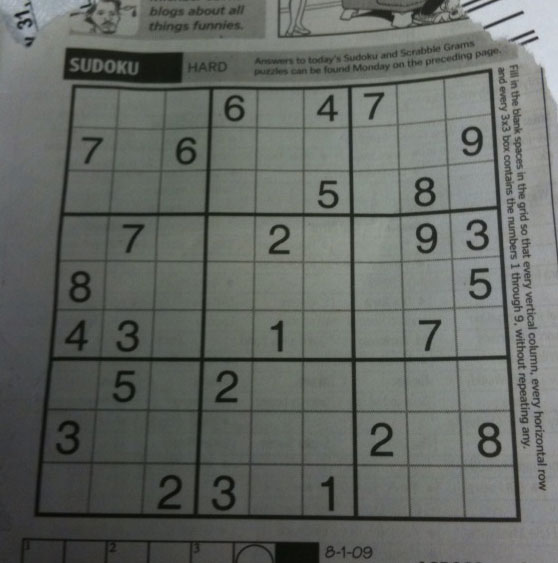
#> input picture img/sudoku.png, 558 x 563 px, found by its file name
$ python 'course10图像梯度.py'
#> lines starting #> are read from the running program, lines starting #| are printed output that depends on the picture
import numpy as np
import cv2 as cv

src = cv.imread('img\\sudoku.png')
#> src is the input picture: shape (563, 558, 3); mean B, G, R 99.5, 104.1, 100

def sobel_demo(image):
    #x,y梯度
    grad_x = cv.Sobel(image,cv.CV_32F,1,0)
    grad_y = cv.Sobel(image,cv.CV_32F,0,1)
    #取绝对值
    gradx = cv.convertScaleAbs(grad_x)
    grady = cv.convertScaleAbs(grad_y)

    cv.imshow("grad_x",gradx)
    cv.imshow("grad_y",grady)

    gradxy = cv.addWeighted(gradx,0.5,grady,0.5,0)
    cv.imshow("result",gradxy)
def lpls_demo(image):
    dst = cv.Laplacian(image,cv.CV_32F,ksize=3)
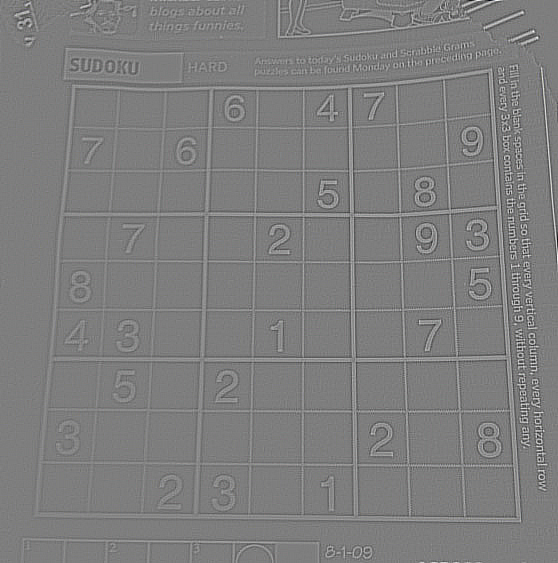
#> dst: shape (563, 558, 3) float32; mean B, G, R 0, 0, 0; drawn with min black and max white
    lpls = cv.convertScaleAbs(dst)
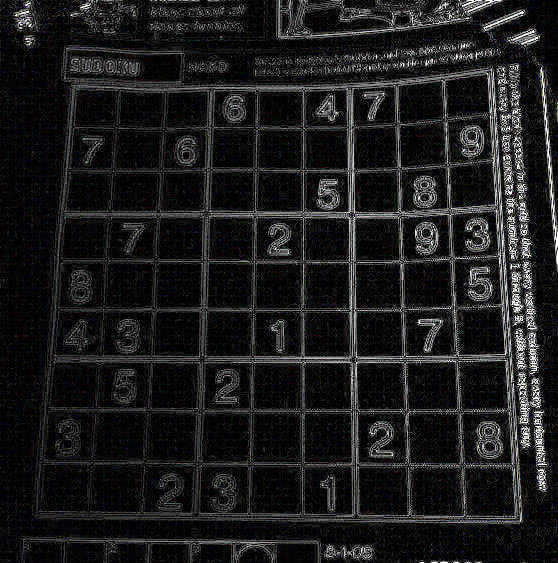
#> lpls: shape (563, 558, 3); mean B, G, R 28.7, 28.3, 28.4
    #k = np.array([[1,1,1],[1,-8,1],[1,1,1]])
    #dst = cv.filter2D(image,cv.CV_32F,kernel=k)
    lpls = cv.convertScaleAbs(dst)
    cv.imshow('lpls',lpls)

cv.imshow("orign",src)
#sobel_demo(src)
lpls_demo(src)
cv.waitKey(0)
cv.destroyAllWindows()

$ run again, with img/aloeGT.png copied over img/sudoku.png
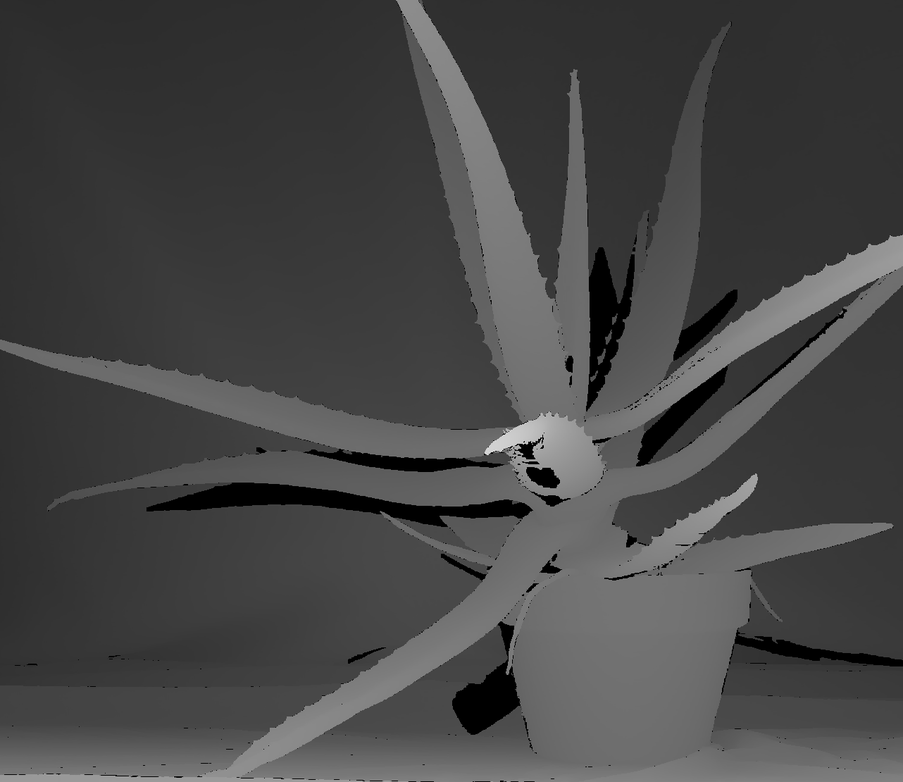
#> input picture img/aloeGT.png, 903 x 782 px, shrunk from 1282 x 1110 before the run, found by its file name
#> src is the input picture: shape (782, 903, 3); min 0, max 233, mean 69.8
#> in lpls_demo, `dst = cv.Laplacian(image,cv.CV_32F,ksize=3)`:
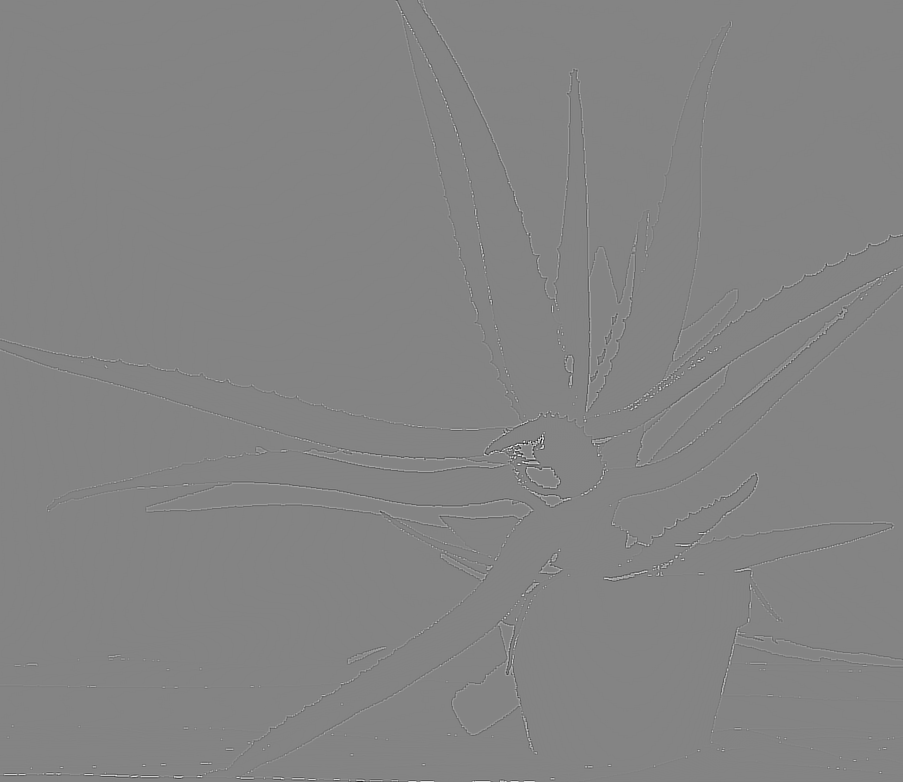
#> dst: shape (782, 903, 3) float32; min -1258, max 1172, mean 0; drawn with min black and max white
#> in lpls_demo, `lpls = cv.convertScaleAbs(dst)`:
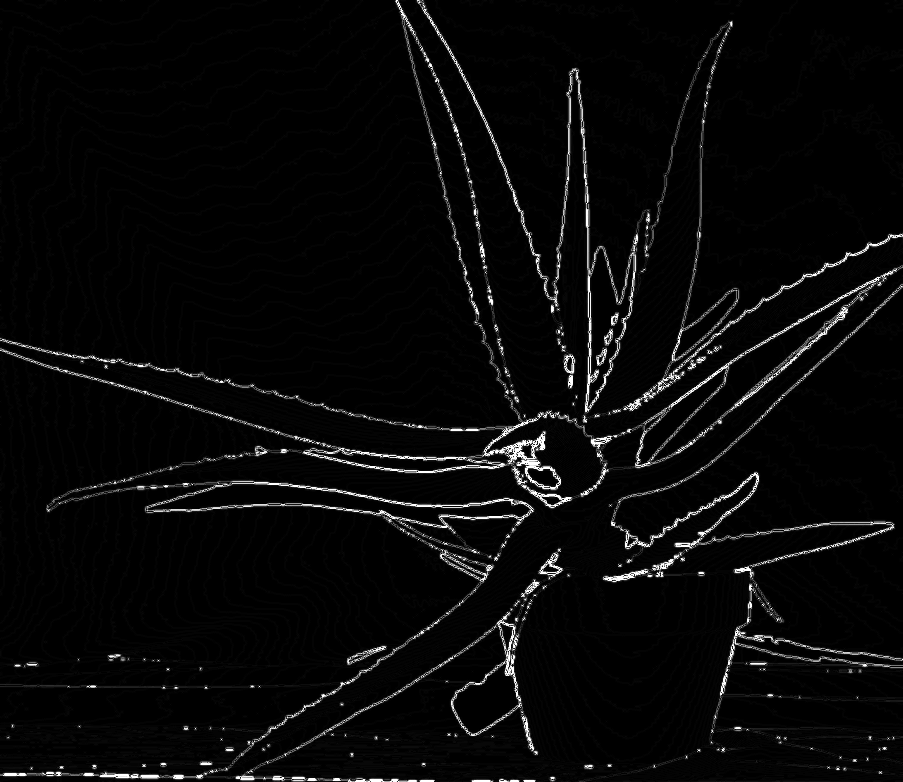
#> lpls: shape (782, 903, 3); min 0, max 255, mean 8.8

$ run again, with img/basketball1.png copied over img/sudoku.png
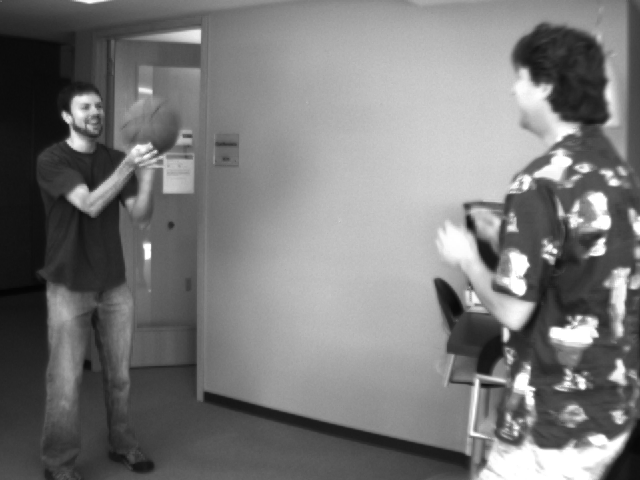
#> input picture img/basketball1.png, 640 x 480 px, found by its file name
#> src is the input picture: shape (480, 640, 3); min 4, max 255, mean 120.3
#> in lpls_demo, `dst = cv.Laplacian(image,cv.CV_32F,ksize=3)`:
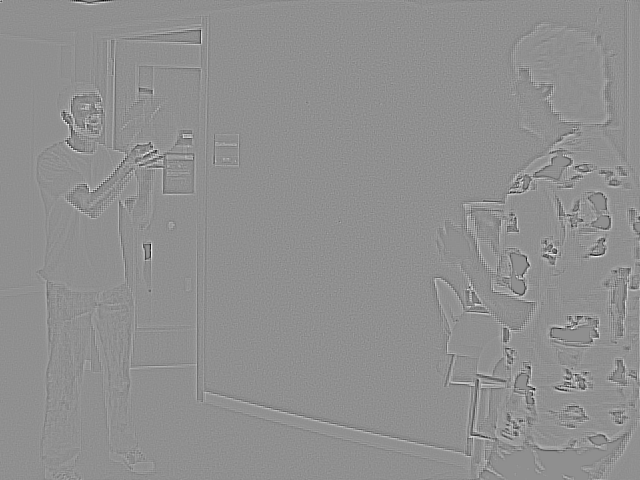
#> dst: shape (480, 640, 3) float32; min -498, max 384, mean 0; drawn with min black and max white
#> in lpls_demo, `lpls = cv.convertScaleAbs(dst)`:
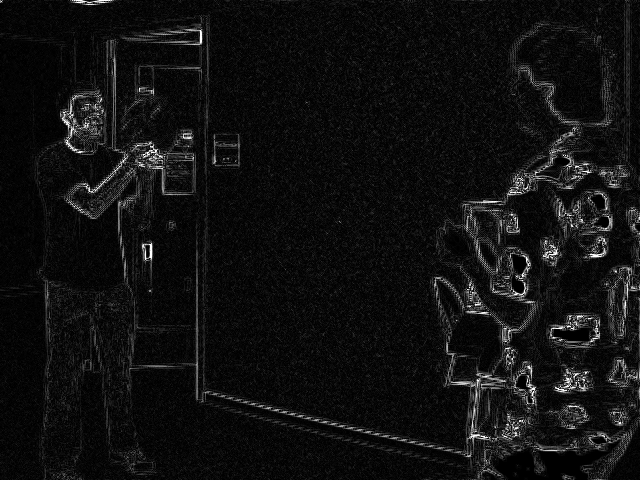
#> lpls: shape (480, 640, 3); min 0, max 255, mean 16.4
